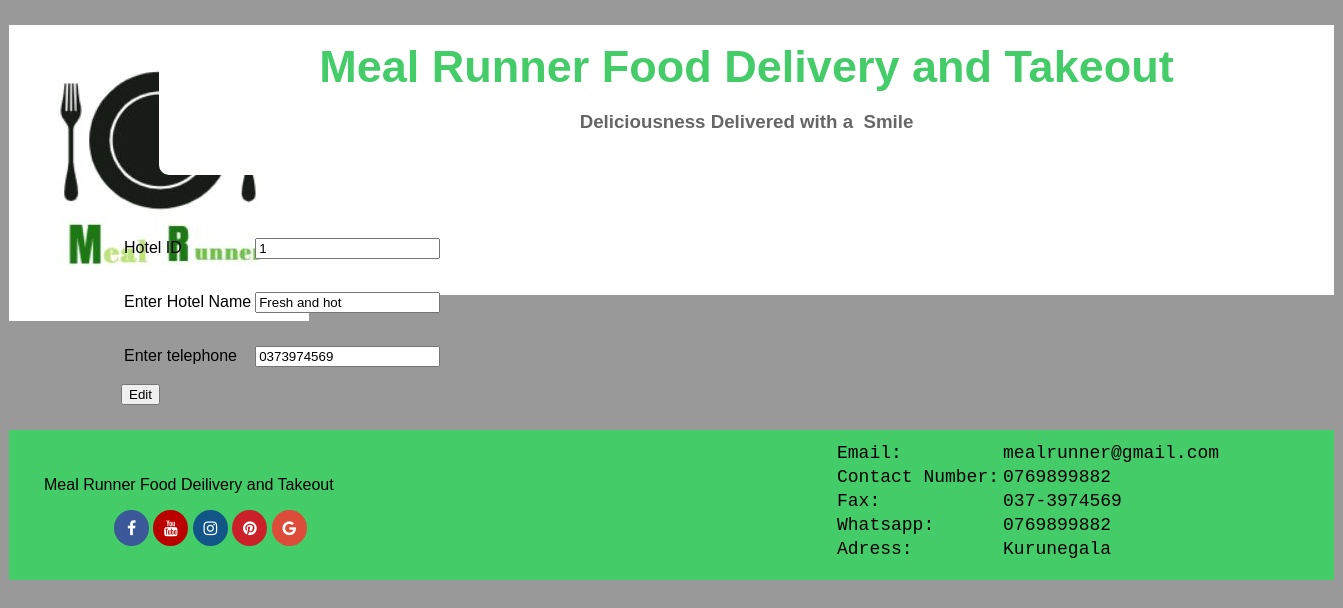
Page /edithotel.php?Id=1 on the committed database.
### tables this page shows
CREATE TABLE IF NOT EXISTS `hotel` (
  `Hotel_ID` int(11) NOT NULL AUTO_INCREMENT,
  `Hotel_name` varchar(50) NOT NULL,
  `Tele` varchar(20) NOT NULL,
  PRIMARY KEY (`Hotel_ID`)
);

### edithotel.php (the view, shortened to what this page needs)
<?php
	include'connect.php';
	$id=$_GET['Id'];
	$hname="";
	$htel="";
	$sql="SELECT * FROM hotel WHERE Hotel_ID='$id'";
	$result=mysqli_query($conn,$sql);
	if(mysqli_num_rows($result)>0)
	{
		while($row=mysqli_fetch_assoc($result))
		{
			$id=$row['Hotel_ID'];
			$hname=$row['Hotel_name'];
			$htel=$row['Tele'];
		}
	}
?>
 <!DOCTYPE html PUBLIC "-//W3C//DTD XHTML 1.0 Transitional//EN" "http://www.w3.org/TR/xhtml1/DTD/xhtml1-transitional.dtd">
<html xmlns="http://www.w3.org/1999/xhtml">
<head><link rel="stylesheet" type="text/css" href="koththuupdate.css"/>
<link rel="stylesheet" href="https://cdnjs.cloudflare.com/ajax/libs/font-awesome/4.7.0/css/font-awesome.min.css">
</head>
<body>
<div id="mai">
			<div id="logo">
            <img src="Backgrounds/478d7088-b22f-49a9-96ae-3f4aa470643a.jpeg" class="lg">
            </div>
			<div id="mainh">
            	   <div class="mainhsub">
					<p ><h2 id="topic">Meal Runner Food Delivery and Takeout</h2><br><h3 id="subtop">Deliciousness Delivered with a 					Smile</h3></p>
				  </div>
			</div>
 <div id="contl">
            <div class="tpcon">
            	<form action="renewhotel.php" method="post">
                	<table>
                    <tr>
                        	<td>
                            	<p>Hotel ID</p>
                            </td>
                            <td>
                            	<input type="text" name="hid" id="kid" class="kup" value="<?php echo $id;?>" readonly="readonly"/>
                            </td>
                        </tr>
                    	<tr>
                        	<td>
                            	<p>Enter Hotel Name</p>
                            </td>
                            <td>
                            	<input type="text" name="hname" id="kname" class="kup" value="<?php echo $hname;?>"/>
                            </td>
                        </tr>
                          <tr>
                        	<td>
                            	<p>Enter telephone</p>
                            </td>
                            <td>
                            	<input type="number" name="hmob" id="Lprice" class="kup" value="<?php echo $htel;?>"/>
                            </td>
                        </tr>
                    </table>
                    <input type="submit" name="sub" id="sub" class="btnsub" value="Edit">
                </form>
            </div>
  </div>
		<div id="ftr">
        	<div id="lftftr">
            	<p class="tp">Meal Runner Food Deilivery and Takeout</p>
               <p align="left" class="sb">
                <a href="#" class="fa fa-facebook"></a>
                <a href="#" class="fa fa-youtube"></a>
                <a href="#" class="fa fa-instagram"></a>
                <a href="#" class="fa fa-pinterest"></a>
                <a href="#" class="fa fa-google"></a>
                </p>
            </div>
            <div id="rtftr">
				<table id="tbl">
                	<tr>
                    	<td>Email:</td>
                        <td>mealrunner@gmail.com</td>
                    </tr>
                    <tr>
                    	<td>Contact Number:</td>
                        <td>0769899882</td>
                    </tr>
                     <tr>
                    	<td>Fax:</td>
                        <td>037-3974569</td>
                    </tr>
                    <tr>
                    	<td>Whatsapp:</td>
                        <td>0769899882</td>
                    </tr>
                    <tr>
                    	<td>Adress:</td>
                        <td>Kurunegala</td>
                    </tr>
                </table>
            </div>
        </div>
        </div>
        </body>
        </html>

### koththuupdate.css (style rules this page uses)
body { background-color:#999; }
#mai { width:1325px; height:auto; background-color:white; margin:auto; border-radius: 10px; padding:0px; }
#logo { width:150px; height:150px; float:left; background-color:gray; }
#mainh { width:1175px; height:150px; float:left; background-color:#FFF; margin:auto; margin-bottom:15px; border-radius: 10px; }
.mainhsub { width:1175px; height:120px; float:left; background-color:#fff; margin:auto; font-family:"Trebuchet MS", Arial, Helvetica, sans-serif; color:Black; border-radius: 10px; }
#topic { padding-top:0px; margin:0px; text-align:center; font-size:45px; color:#43cc68; }
#subtop { padding-top:0px; margin:0px; text-align:center; color:#666; }
* { box-sizing: border-box; }
body { font-family: Verdana, sans-serif; }
img { vertical-align: middle; }
#contl { width:1300px; height:auto; background-color:; margin-top:20px; margin-left:12px; float:left; }
#ftr { width:1325px; height:270px; background-color:#FFF; margin-top:25px; margin-bottom:25px; }
#lftftr { width:825px; height:150px; float:left; background-color:#43cc68; padding-top:30px; padding-left:35px; margin-top:25px; margin-bottom:25px; }
#rtftr { width:500px; height:150px; float:left; background-color:#43cc68; padding-top:10px; margin-top:25px; margin-bottom:25px; }
.fa { padding: 10px; font-size: 10px; width: 35px; text-align: center; text-decoration: none; border-radius: 50%; }
.fa-facebook { background: #3B5998; color: white; }
.fa-google { background: #dd4b39; color: white; }
.fa-youtube { background: #bb0000; color: white; }
.fa-instagram { background: #125688; color: white; }
.fa-pinterest { background: #cb2027; color: white; }
.tp { font-family:"Arial Black", Gadget, sans-serif; text-align:left; padding:0px; }
#tbl { text-align:justify; color:#000; font-family:"Courier New", Courier, monospace; font-size:18px; }
.sb { padding-left:70px; }
.tpcon { height:auto; width:500px; background-color:#; margin-top:10px; margin-left:100px; border-radius:10px; }

### rows in the picture
hotel: hid "1", hname "Fresh and hot", hmob "0373974569"
